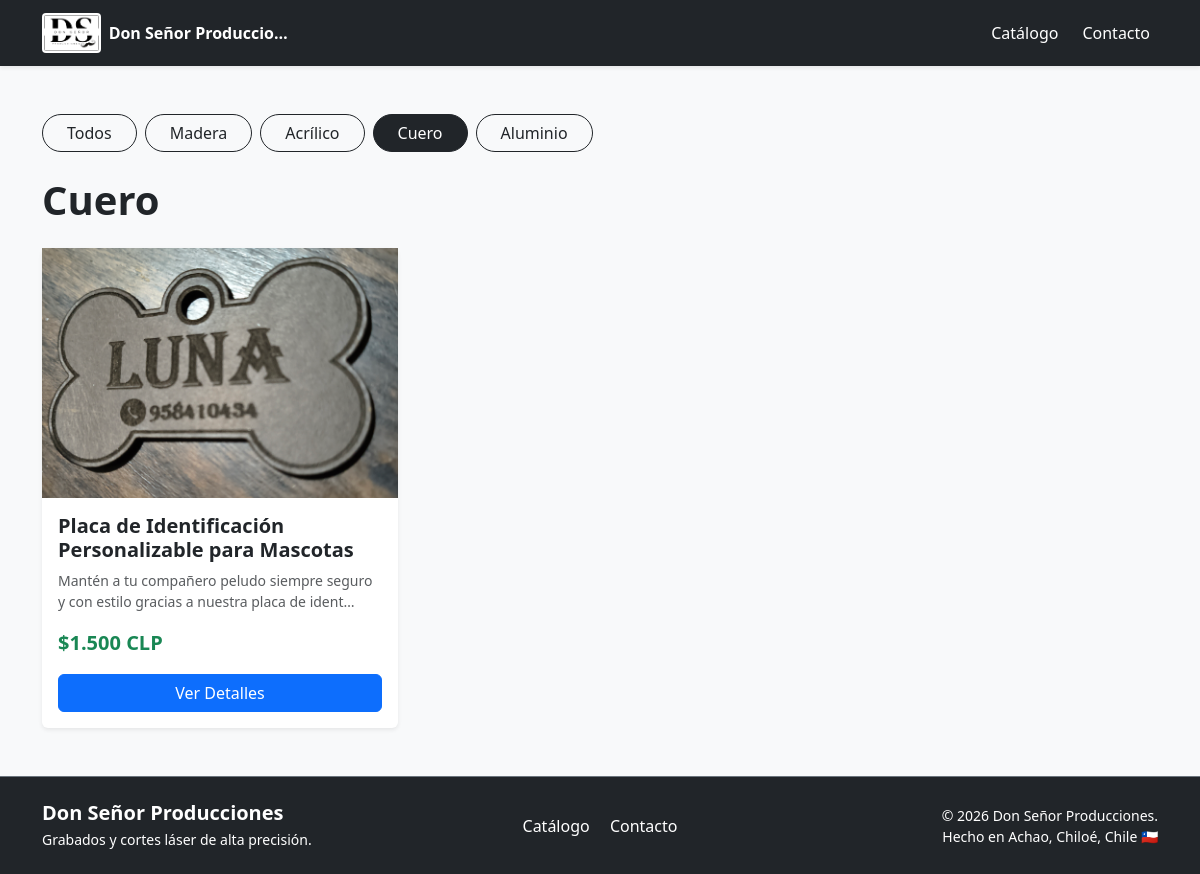
The app's page /categoria/cuero/ with its own data.
### catalogo/models.py (models this page shows, shortened)
class Categoria(models.Model):
    nombre = models.CharField(max_length=100)
    slug = models.SlugField(unique=True)

class Producto(models.Model):
    nombre = models.CharField(max_length=200)
    slug = models.SlugField(unique=True)
    descripcion = models.TextField()
    precio = models.DecimalField(max_digits=10, decimal_places=0) # Usamos 0 si manejas precios en CLP
    imagen = models.ImageField(upload_to='productos/')
    categoria = models.ForeignKey(Categoria, on_delete=models.CASCADE, related_name='productos')
    requiere_personalizacion = models.BooleanField(default=True)
    activo = models.BooleanField(default=True)
    def precio_formateado(self):
        return f"{int(self.precio):_}".replace("_", ".")

### catalogo/views.py (the view)
# urls.py: path('', lista_productos, name='lista_productos'),
def lista_productos(request, categoria_slug=None):
    categoria = None
    productos = Producto.objects.filter(activo=True)
    if categoria_slug:
        categoria = get_object_or_404(Categoria, slug=categoria_slug)
        productos = productos.filter(categoria=categoria)
    categorias = Categoria.objects.all()
    return render(request, 'catalogo/lista_productos.html', {
        'categoria': categoria,
        'categorias': categorias,
        'productos': productos
    })

### catalogo/templates/catalogo/lista_productos.html (shortened to what this page needs)
{% extends 'catalogo/base.html' %}
{% block content %}
    <div class="d-flex flex-wrap gap-2 mb-4">
        <a href="{% url 'lista_productos' %}" class="btn {% if not categoria %}btn-dark{% else %}btn-outline-dark{% endif %} rounded-pill px-4">
            Todos
        </a>
        {% for cat in categorias %}
            <a href="{% url 'lista_productos_por_categoria' cat.slug %}" class="btn {% if categoria == cat %}btn-dark{% else %}btn-outline-dark{% endif %} rounded-pill px-4">
                {{ cat.nombre }}
            </a>
        {% endfor %}
    </div>
    <h1 class="mb-4 fw-bold">{{ categoria.nombre|default:"Nuestros Productos Grabados" }}</h1>
    <div class="row row-cols-1 row-cols-md-3 g-4">
        {% for producto in productos %}
            <div class="col">
                <div class="card h-100 shadow-sm border-0">
                    {% if producto.imagen %}
                        <div style="height: 250px; overflow: hidden; background-color: #eee;">
                            <img src="{{ producto.imagen.url }}" alt="{{ producto.nombre }}" class="w-100 h-100 object-fit-cover">
                        </div>
                    {% endif %}
                    <div class="card-body d-flex flex-column">
                        <h5 class="card-title fw-bold">{{ producto.nombre }}</h5>
                        <p class="card-text text-muted small">{{ producto.descripcion|truncatechars:90 }}</p>
                        <div class="mt-auto">
                            <p class="fs-5 fw-bold text-success mb-3">${{ producto.precio_formateado }} CLP</p>
                            <a href="{% url 'detalle_producto' producto.slug %}" class="btn btn-primary w-100">Ver Detalles</a>
                        </div>
                    </div>
                </div>
            </div>
        {% empty %}
            <div class="col-12">
                <div class="alert alert-info text-center" role="alert">
                    No hay productos disponibles en esta categoría por el momento.
                </div>
            </div>
        {% endfor %}
    </div>
{% endblock %}

### records on screen
Categoria: nombre "Madera"
Categoria: nombre "Acrílico"
Categoria: nombre "Cuero"
Categoria: nombre "Aluminio"
Producto: imagen (picture), nombre "Placa de Identificación Personalizable para Mascotas", descripcion "Mantén a tu compañero peludo siempre seguro y con estilo gracias a nuestra placa de ident…", precio_formateado "1.500"
